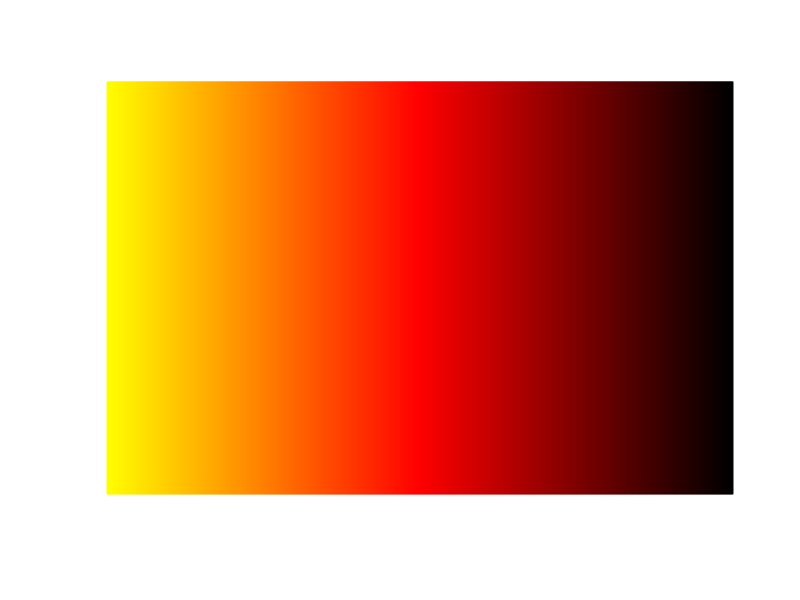
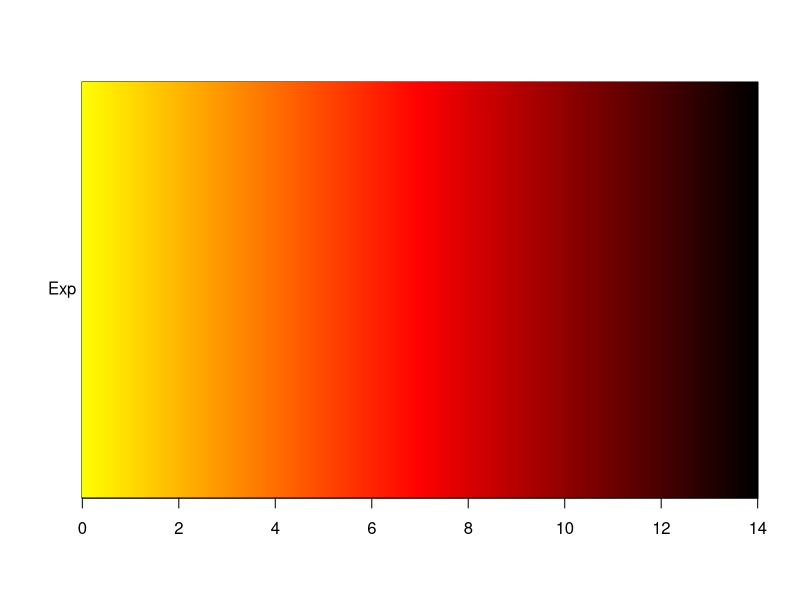
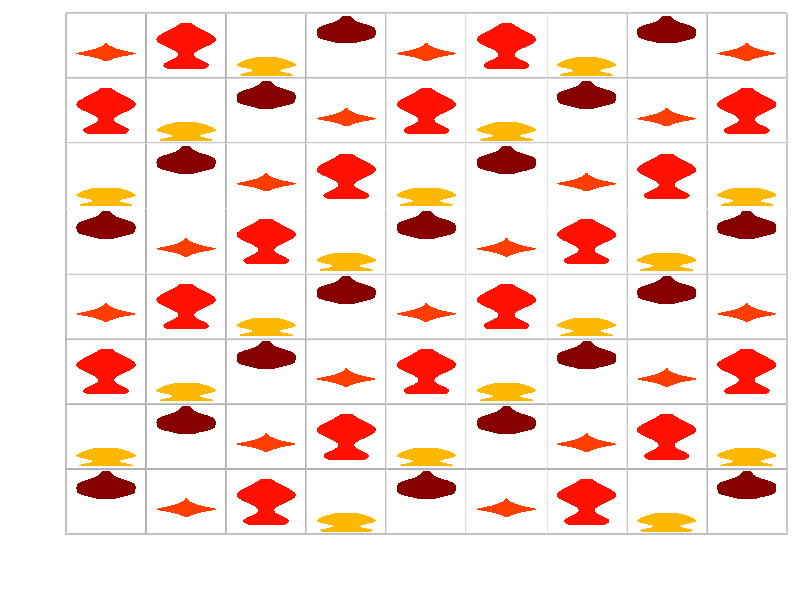

These charts were generated, in order, by the following R code:
###############
#批量基因表达图，没有完全实现，可能还需要AI拼接
#
#模仿 张泽民2018nature结肠癌T细胞Extended Data Fig. 5a
# https://www.nature.com/articles/s41586-018-0694-x/figures/9
###############

library(vioplot)
m1=min(iris[,1:4]); m2=max(iris[,1:4]) #极值
#基本画图函数，依赖于2个极值
vioDraw=function(data,col){
  plot(NA,type="n",xlim=c(0.5,1.5),ylim=c(m1,m2),
       axes=FALSE,ann=FALSE)
  vioplot(data, col=col,
          #col="gold",
          border = NA, #violin边框
          drawRect=F, #不要violin中间的box
          add=T)
  box(col="white") #覆盖边框
}

#测试颜色条（清除后再画）
n=1000
mycolors = colorRampPalette(c("yellow", "red","black"))(n)
barplot(rep(1,times=n),col=mycolors,border=mycolors,axes=FALSE); #box()
#自己画标度 ***
#或者用image函数画


# 画热图（清除后再画）
image(x=0:n, y=1, matrix(0:n),  
      #breaks=n+1,
      col=mycolors, 
      #axes = F, #下面自定义坐标轴
      cex = 1.5,
      yaxt="n", xaxt="n",
      mgp=c(0,1,0),
      xlab = "", ylab = "")
text(x=-30,y=1,labels=c("Exp"),xpd=T)
axis(1,at=seq(0,n,length.out=8), #seq(0,n,by=200),
     labels=c(0,2,4,6,8,10,12,14),
     cex=2,
     col.axis="black",las=0) 
#自定义坐标轴2左侧，las=0垂直于轴，2平行于轴



#画一堆violin图
par(oma=c(5,5,1,1))
par(mfrow=c(8,9),mar=c(0,0,0,0))
for(ii in 1:72){
  #计算出颜色
  i=ii%%4+1
  col=mycolors[round((mean(iris[,i])-m1)/(m2-m1)*1000,0)]
  #画图
  vioDraw(iris[,i],col)
}
